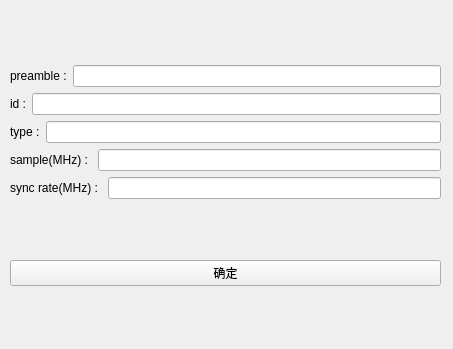
<?xml version="1.0" encoding="UTF-8"?>
<ui version="4.0">
 <class>domain11</class>
 <widget class="QWidget" name="domain11">
  <property name="geometry">
   <rect>
    <x>0</x>
    <y>0</y>
    <width>453</width>
    <height>349</height>
   </rect>
  </property>
  <property name="windowTitle">
   <string>Form</string>
  </property>
  <widget class="QWidget" name="">
   <property name="geometry">
    <rect>
     <x>10</x>
     <y>10</y>
     <width>431</width>
     <height>331</height>
    </rect>
   </property>
   <layout class="QVBoxLayout" name="verticalLayout_2">
    <item>
     <layout class="QVBoxLayout" name="verticalLayout">
      <item>
       <layout class="QHBoxLayout" name="horizontalLayout">
        <item>
         <widget class="QLabel" name="label">
          <property name="text">
           <string>preamble :</string>
          </property>
         </widget>
        </item>
        <item>
         <widget class="QLineEdit" name="lEditPreamble">
          <property name="inputMask">
           <string>bbbbbbbbbbbbbbbbbbbbbbbb</string>
          </property>
         </widget>
        </item>
       </layout>
      </item>
      <item>
       <layout class="QHBoxLayout" name="horizontalLayout_2">
        <item>
         <widget class="QLabel" name="label_2">
          <property name="text">
           <string>id :</string>
          </property>
         </widget>
        </item>
        <item>
         <widget class="QLineEdit" name="lEditId">
          <property name="inputMask">
           <string>bbbbbbbbbbbbbbbb</string>
          </property>
         </widget>
        </item>
       </layout>
      </item>
      <item>
       <layout class="QHBoxLayout" name="horizontalLayout_3">
        <item>
         <widget class="QLabel" name="label_3">
          <property name="text">
           <string>type :</string>
          </property>
         </widget>
        </item>
        <item>
         <widget class="QLineEdit" name="lEditType">
          <property name="inputMask">
           <string>bbbb</string>
          </property>
         </widget>
        </item>
       </layout>
      </item>
      <item>
       <layout class="QHBoxLayout" name="horizontalLayout_4">
        <item>
         <widget class="QLabel" name="label_4">
          <property name="text">
           <string>sample(MHz) : </string>
          </property>
         </widget>
        </item>
        <item>
         <widget class="QLineEdit" name="lEditSample">
          <property name="inputMask">
           <string/>
          </property>
         </widget>
        </item>
       </layout>
      </item>
      <item>
       <layout class="QHBoxLayout" name="horizontalLayout_5">
        <item>
         <widget class="QLabel" name="label_5">
          <property name="text">
           <string>sync rate(MHz) : </string>
          </property>
         </widget>
        </item>
        <item>
         <widget class="QLineEdit" name="lEditSyncRate">
          <property name="inputMask">
           <string/>
          </property>
         </widget>
        </item>
       </layout>
      </item>
     </layout>
    </item>
    <item>
     <widget class="QPushButton" name="btnConfirm11">
      <property name="text">
       <string>确定</string>
      </property>
     </widget>
    </item>
   </layout>
  </widget>
 </widget>
 <resources/>
 <connections/>
</ui>
